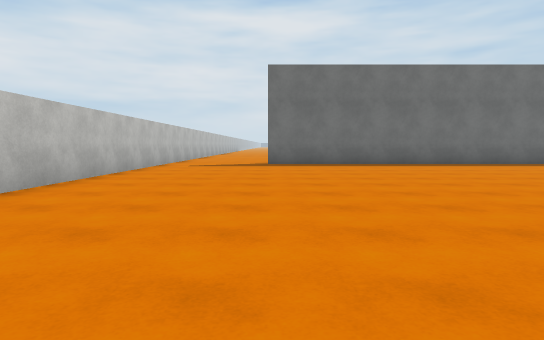
view 1 (above)

24 first-person views from a walk through a 3-D level made in the Unity game engine. The camera is 1.2 m above the floor, tilts 4° down and sees 75° across. The floor is counted in squares, 2 m on a side. Each view is taken from the middle of a square. On the plan, view 1 faces up. The plan holds only what a view shows up to about 10 squares ahead; the rest is blank. The place goes on beyond the plan. Surface patterns are stand-ins for the level's own textures.

view 2
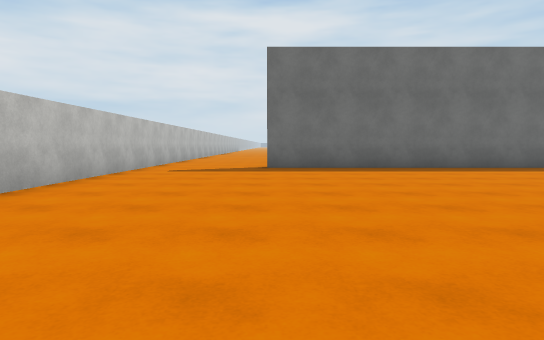

view 3
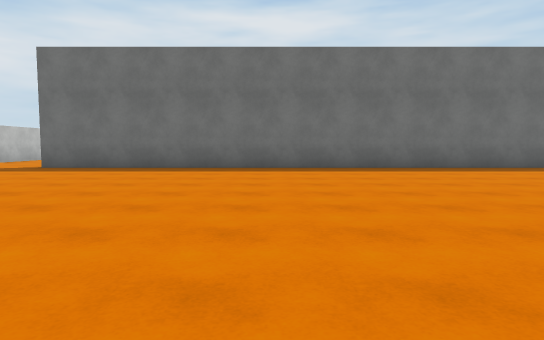

view 4
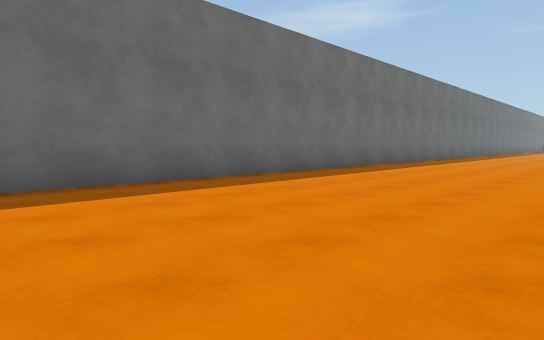

view 5
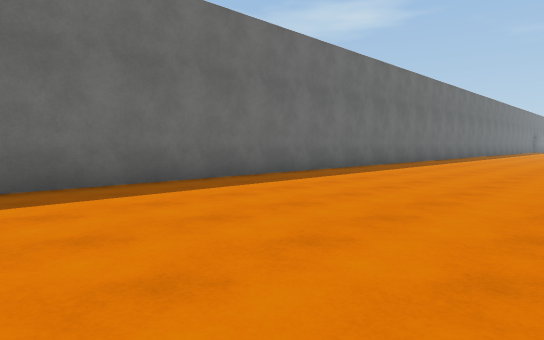

view 6
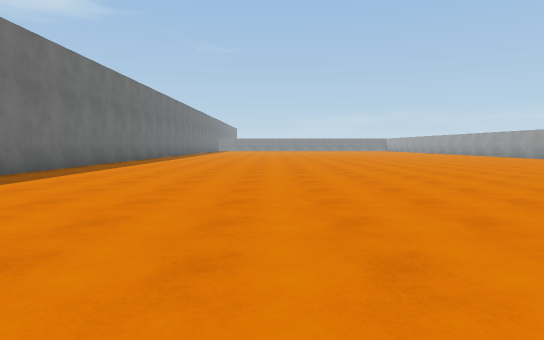

view 7
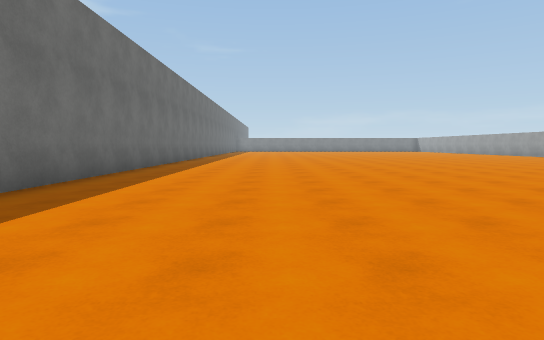

view 8
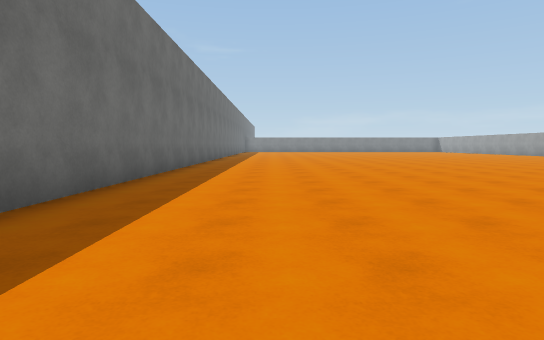

view 9
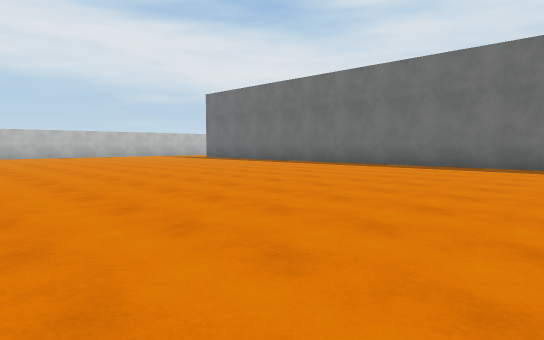

view 10
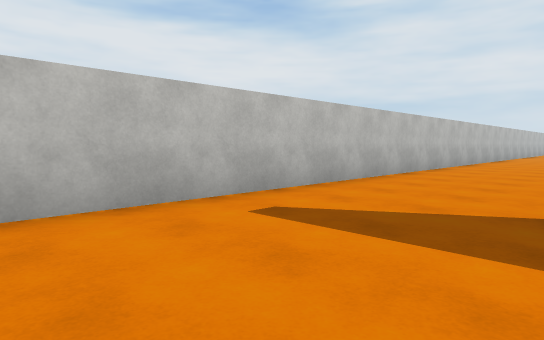

view 11
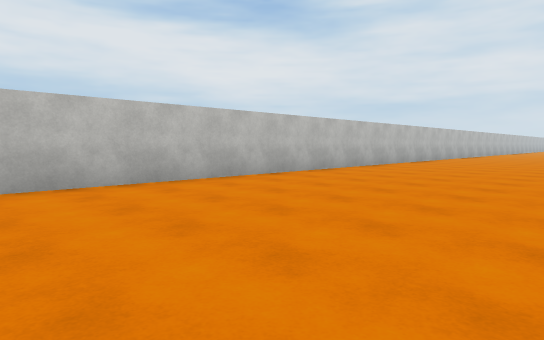

view 12
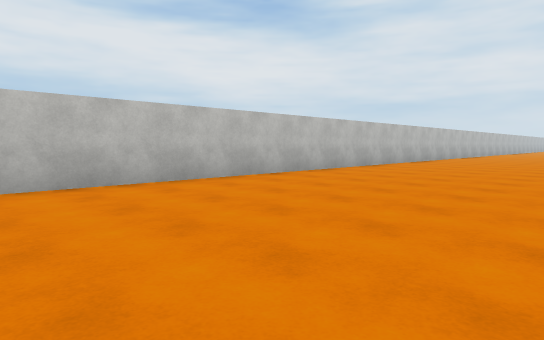

view 13
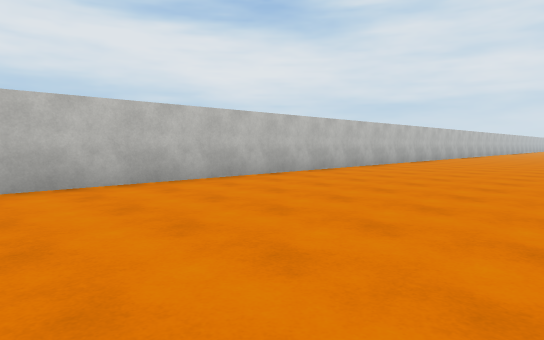

view 14
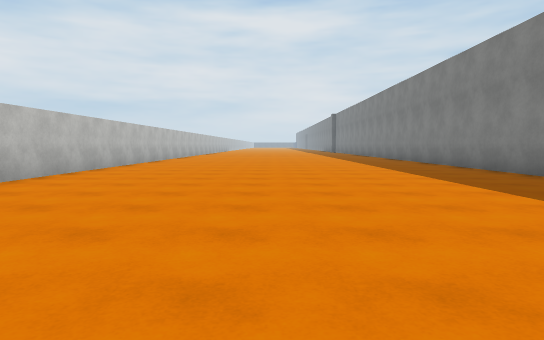

view 15
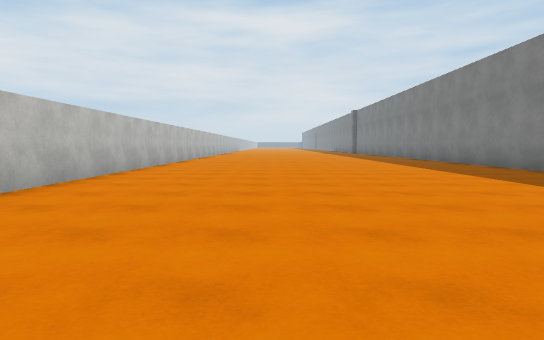

view 16
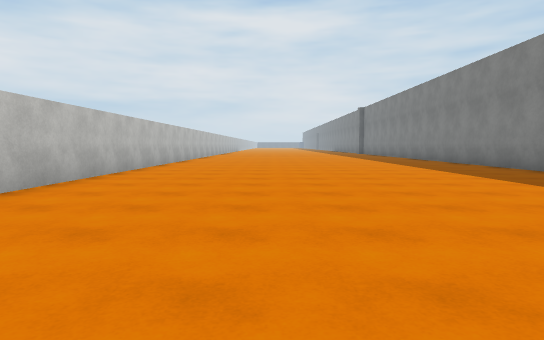

view 17
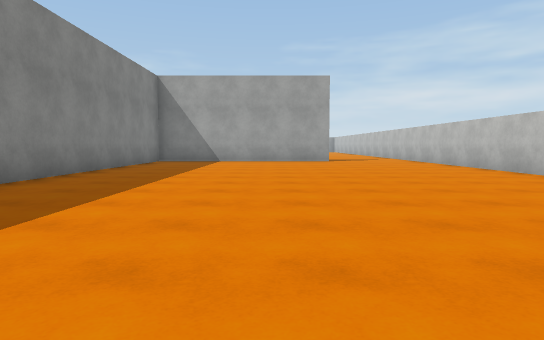

view 18
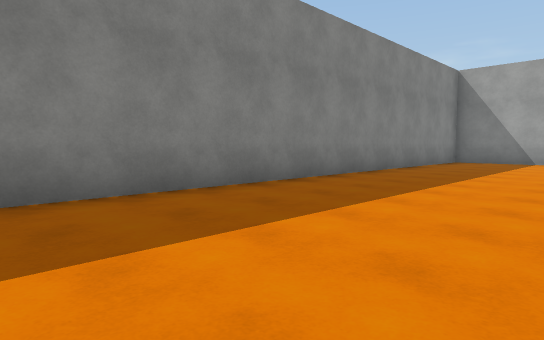

view 19
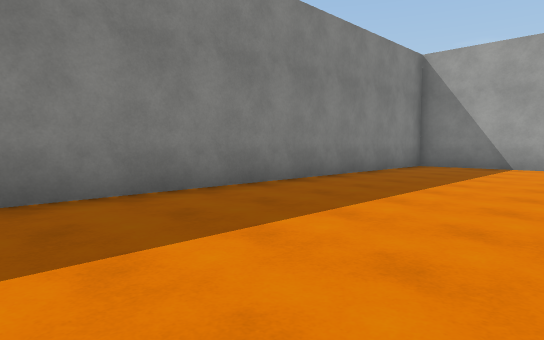

view 20
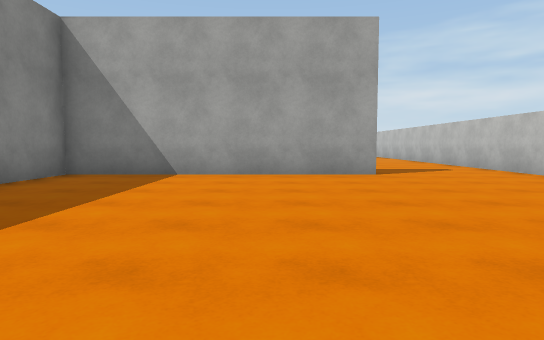

view 21
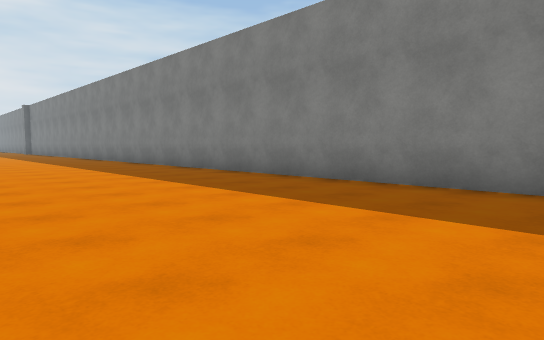

view 22
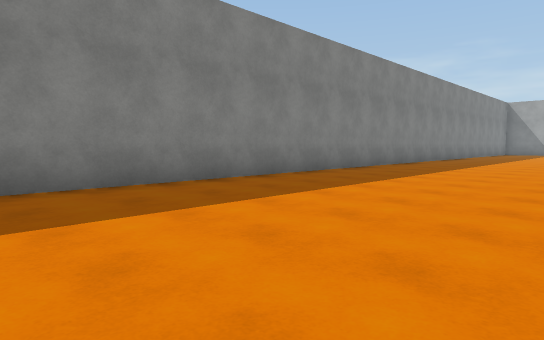

view 23
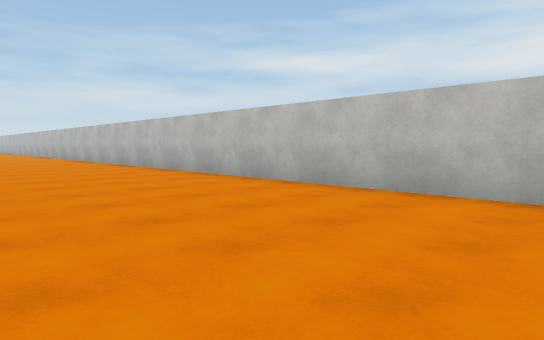

view 24
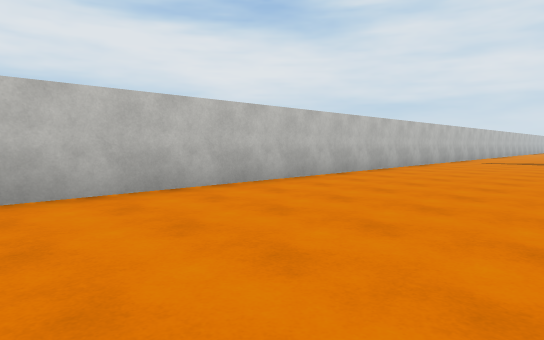

### Floor plan
Points are (right, up) in squares from view 1. A wall is a line through its corners. A room is listed if a view was taken in it or the views show most of it. See-through windows are left out.
Room 1 (views 1, 2, 3, 4, 5, 6, 7, 8, 9, 10, 24)
walls: (24.5, 11.4) (-0.1, 11.4); (-3.4, 12.5) (-3.4, -2.5)
ways out: opening at (-2, 12.7) to room 2
Room 2 (views 11, 12, 13, 14, 15, 16, 17, 18, 19, 20, 21, 22, 23)
walls: (-3.4, 37) (-3.4, 12.5); (-0.2, 11.8) (6.2, 11.8) (6.2, 37)
ways out: opening at (-2, 12.7) to room 1

Where each view was taken, in squares from view 1:
view 1: 0 up, 0 right, facing up
view 2: 2 up, 0 right, facing up
view 3: 2 up, 6 right, facing up
view 4: 6 up, 7 right, facing up-right
view 5: 6 up, 12 right, facing up-right
view 6: 6 up, 11 right, facing right
view 7: 8 up, 14 right, facing right
view 8: 9 up, 16 right, facing right
view 9: 1 up, 15 right, facing up-left
view 10: 8 up, 0 right, facing up-left
view 11: 13 up, 2 right, facing up-left
view 12: 17 up, 2 right, facing up-left
view 13: 22 up, 2 right, facing up-left
view 14: 22 up, 1 right, facing up
view 15: 25 up, 0 right, facing up
view 16: 27 up, 0 right, facing up
view 17: 25 up, 2 right, facing down
view 18: 25 up, 2 right, facing down-right
view 19: 22 up, 2 right, facing down-right
view 20: 19 up, 2 right, facing down
view 21: 24 up, 1 right, facing up-right
view 22: 37 up, 1 right, facing down-right
view 23: 37 up, 1 right, facing down-left
view 24: 3 down, 1 right, facing up-left
